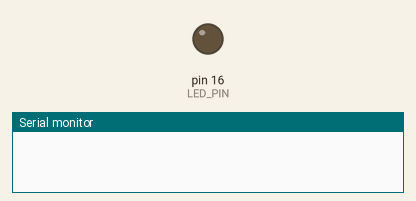
Bench run of a sketch on a simulated Arduino Uno, built with avr-gcc and run on an emulated ATmega328P. Shown: output pins drawn as LEDs (lit = HIGH), the last lines printed to the serial monitor.

Above: at 0.1 s.
At 4.08 s:
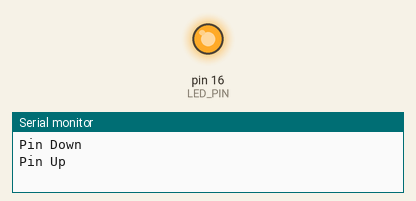
Timing chart, 0 to 5.7 s (numbered marks = the images above):
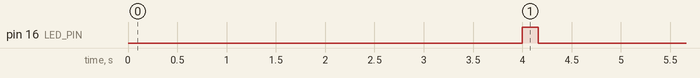

Measured:
- by itself, pin 16 (LED_PIN): LOW → HIGH at 4.0 s, → LOW 0.16 s later

The sketch:

MorseCode.ino
```cpp
const int LED_PIN = 16;
const int DOT_DURATION = 200;

void setup() {
  Serial.begin(115200);
  pinMode(LED_PIN, OUTPUT);
}

void dot() {
  digitalWrite(LED_PIN, HIGH);
  delay(DOT_DURATION);
  digitalWrite(LED_PIN, LOW);
  delay(DOT_DURATION);
}

void dash() {
  digitalWrite(LED_PIN, HIGH);
  delay(DOT_DURATION * 3);
  digitalWrite(LED_PIN, LOW);
  delay(DOT_DURATION);
}

void letterSpace(){
  delay(DOT_DURATION * 2);
}

void wordSpace(){
  delay(DOT_DURATION * 6);
}

void playMorse(const char *sequence){
  for (int i=0; sequence[i] != '\0'; i++){
    if(sequence[i]=='.') dot();
    else if(sequence[i]=='-') dash();
    else if(sequence[i]==' ') letterSpace();
    else if(sequence[i]=='/') wordSpace();
  }
}

void loop() {
  //playMorse(".... . .-.. .-.. --- / .-- --- .-. .-.. -..");

  delay(2000);
  Serial.println("Pin Down");
  digitalWrite(LED_PIN, LOW);
  delay(2000);
  Serial.println("Pin Up");
  digitalWrite(LED_PIN, HIGH);

  for (int i =0; i < 200; i++){
    digitalWrite(i, LOW);
    delay(10);

  }
}
```
